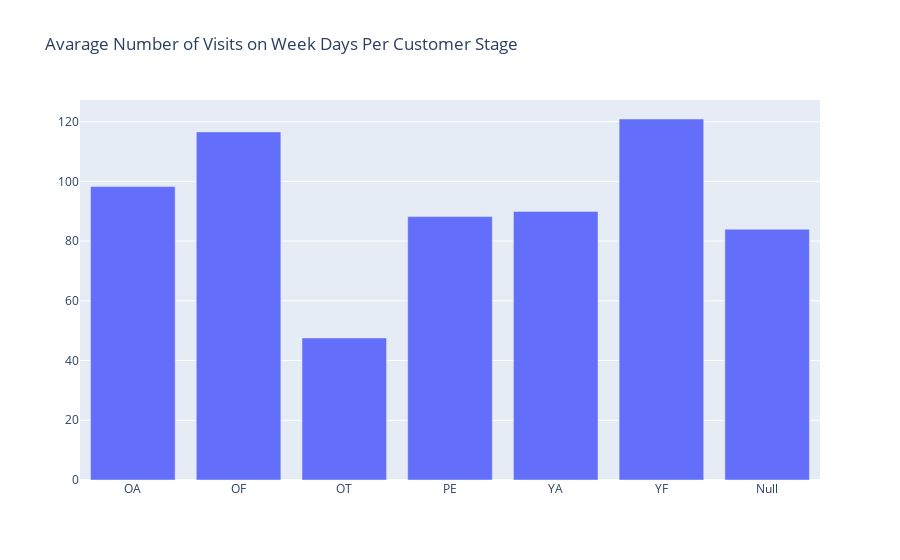

Notebook cell for this chart:
### Code cell
#plot
plot_data = [
    go.Bar(
        x=cstage_avg_visit_wkday['cust_stage'],
        y=cstage_avg_visit_wkday['avg'],
    )
]

plot_layout = go.Layout(
        xaxis={"type": "category"},
        title='Avarage Number of Visits on Week Days Per Customer Stage'
    )

fig = go.Figure(data=plot_data, layout=plot_layout)
pyoff.iplot(fig)

### Figure 1 — Plotly figure (JSON) as saved in the notebook; plotly's stock layout.template omitted (floating-point values rounded to 4 significant figures)
{"data": [{"type": "bar", "x": ["OA", "OF", "OT", "PE", "YA", "YF", "Null"], "y": [98.24, 116.6, 47.56, 88.19, 89.94, 120.9, 83.97]}], "layout": {"title": {"text": "Avarage Number of Visits on Week Days Per Customer Stage"}, "xaxis": {"type": "category"}}}
